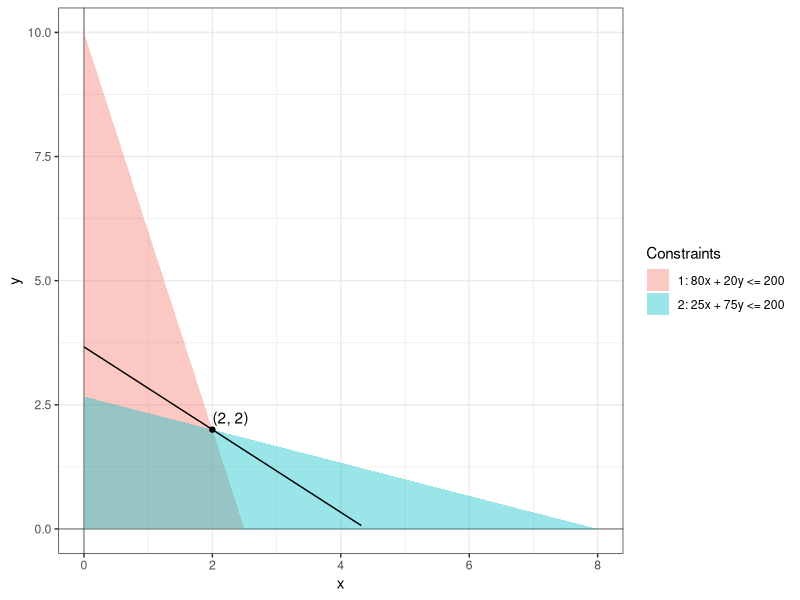

Here is the R script that generated this plot: (Note: this script raises an error after producing the figure.)
## ---- chunk 1

library(ggplot2)

ggplot() + 
  xlim(0, 200/25) +
  ylim(0, 200/20) +
  geom_vline(xintercept=c(0), alpha = 0.4) +
  geom_hline(yintercept=c(0), alpha = 0.4) +
  theme_bw() + 
  geom_polygon(
      data = data.frame(
        x = c(0, 0, 200/80, Inf),
        y = c(0, 200/20, 0, 0)),
      aes(x = x, y = y, fill = "1: 80x + 20y <= 200"),
      inherit.aes = FALSE, alpha = 0.4) + 
  geom_polygon(
      data = data.frame(
        x = c(0, 0, 200/25, Inf),
        y = c(0, 200/75, 0, 0)),
      aes(x = x, y = y, fill = "2: 25x + 75y <= 200"),
      inherit.aes = TRUE, alpha = 0.4) +
  scale_fill_discrete(name = "Constraints") +
  geom_point(aes(x=2, y=2), color = "black") +
  geom_text(aes(x=2, y=2), label="(2, 2)", vjust=-.5, hjust=0) +
  stat_function(fun = function(x) {(110 - 25*x)/30}, color = "black")
## ---- chunk 2
ex_1_1_lp <- new_linear_program(
  obj = c(25, 30),
  A = matrix(c(80, 20, 25, 75, 1, 1), nrow = 2, byrow = TRUE),
  b = c(200, 200, 3),
  variables = c('x', 'y')
)

cat(str_math(ex_1_1_lp))
## ---- chunk 3

library(ggplot2)

ggplot() + 
  xlim(0, 200/25) +
  ylim(0, 200/20) +
  geom_vline(xintercept=c(0), alpha=0.4) +
  geom_hline(yintercept=c(0), alpha=0.4) +
  theme_bw() + 
  geom_polygon(
      data = data.frame(
        x = c(0, 0, 200/80, Inf),
        y = c(0, 200/20, 0, 0)),
      aes(x = x, y = y, fill = "1: 80x + 20y <= 200"),
      inherit.aes = FALSE, alpha = 0.4) + 
  geom_polygon(
      data = data.frame(
        x = c(0, 0, 200/25),
        y = c(0, 200/75, 0)),
      aes(x = x, y = y, fill = "2: 25x + 75y <= 200"),
      inherit.aes = TRUE, alpha = 0.4) +
  geom_polygon(
      data = data.frame(
        x = c(0, 0, 3),
        y = c(0, 3, 0)),
      aes(x = x, y = y, fill = "3: x + y <= 3"),
      inherit.aes = TRUE, alpha = 0.4) +
  scale_fill_discrete(name = "Constraints") + 
  stat_function(fun = function(x) {((0.5 * 25 + 2.5 * 30) - 25*x)/30}, color = "black") +
  geom_point(aes(x=0.5, y=2.5), color = "black") +
  geom_text(aes(x=0.5, y=2.5), label="(0.5, 2.5)", vjust=-.5, hjust=0)
## ---- chunk 4
equiv_lp_1 <- new_linear_program(
  obj = c(25, 30),
  A = matrix(c(800, 200, 25, 75), nrow = 2, byrow = TRUE),
  b = c(2000, 200),
  variables = c('x', 'y')
)

equiv_lp_2 <- new_linear_program(
  obj = c(250, 300),
  A = matrix(c(80, 20, 25, 75), nrow = 2, byrow = TRUE),
  b = c(20, 20),
  variables = c('x', 'y')
)

equiv_lp_3 <- new_linear_program(
  obj = c(25, 30),
  A = matrix(c(80, 20, 25, 75, 2, 2), nrow = 2, byrow = TRUE),
  b = c(200, 200, 200),
  variables = c('x', 'y')
)

cat(str_math(equiv_lp_2))
cat(str_math(equiv_lp_1))
cat(str_math(equiv_lp_3))
